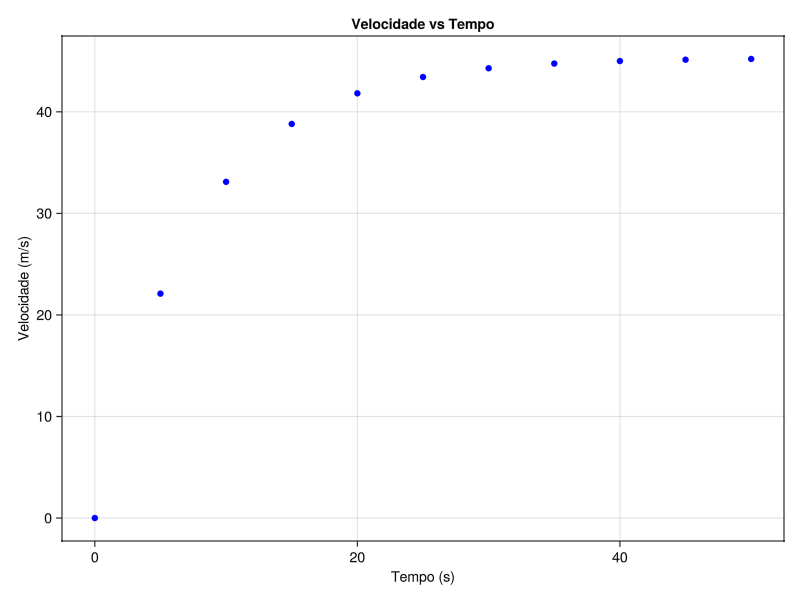

Recreate this plot in Julia.
using Printf
using GLMakie

# ----- Utilidades de formatação -----
r6(x::Real) = round(x, RoundNearestTiesAway; digits=6)
fmt(x) = @sprintf("%.6f", x)

# ----- Modelo: v'(t) = g - (c/m) v,  v(0)=0 -----
const P = (g = 9.8, c = 12.5, m = 68.0, a = 8.3, v_max = 46.0, b = 2.2)  # Corrigido aqui
parachute(u, p, t) = p.g - (p.c/p.m) * (u + p.a*(u/p.v_max)^(p.b))

u0 = 0.0
const T_MIN, T_MAX = 0.0, 200.0

# ----- Heun até um t alvo -----
"""
    heun_until_t(f, p, u0, t0, ttarget; desired_dt=0.05, print_steps=false)

Integra v'(t)=f(v,p,t) de t0 até `ttarget` com Heun.
`desired_dt` é um passo alvo; o algoritmo ajusta o `dt` para bater exatamente em `ttarget`.
Retorna `(t_final, u_final)`.
"""
function heun_until_t(f, p, u0, t0, ttarget; desired_dt=0.05, print_steps=false)
    ttarget < t0 && error("ttarget deve ser >= t0")
    ttarget == t0 && return (t0, u0)

    nsteps = max(1, ceil(Int, (ttarget - t0)/desired_dt))
    dt = (ttarget - t0)/nsteps

    t, y = t0, u0
    if print_steps
        println("Heun: dt=$(fmt(dt)) em $nsteps passos")
        println("passo |   t_(n+1)   |   v_(n+1)")
        println("──────────────────────────────────────")
    end

    # Armazenar os valores para plotar depois
    t_values = [t]
    v_values = [y]

    for k in 1:nsteps
        f1 = f(y, p, t)
        y_pred = y + dt*f1
        f2 = f(y_pred, p, t + dt)
        y += (dt/2) * (f1 + f2)
        t += dt
        push!(t_values, t)
        push!(v_values, y)
        print_steps && println(@sprintf("%4d | %11s | %11s", k, fmt(t), fmt(y)))
    end
    return t_values, v_values
end

function main()
    println("Queda com arrasto linear: v'(t) = g - (c/m) v,  v(0)=0")
    println("Parâmetros: g=$(P.g), c=$(P.c), m=$(P.m), a=$(P.a), b=$(P.b)")
    println("Intervalo permitido: [$(T_MIN), $(T_MAX)] s")
    print("Informe um t dentro desse intervalo para aproximar v(t): ")
    t_str = readline()
    print("Informe a largura do passo para simulação: ")
    desired_dt = readline()
    target_dt = tryparse(Float64, strip(desired_dt))
    t_target = tryparse(Float64, strip(t_str))
    t_target === nothing && return println("Valor inválido.")

    if !(T_MIN <= t_target <= T_MAX)
        println("t fora do intervalo [$(T_MIN), $(T_MAX)].")
        return
    end

    # Executando o método de Heun
    t_values, v_values = heun_until_t(parachute, P, u0, T_MIN, t_target; desired_dt=target_dt, print_steps=true)

    # Plotando os resultados
    fig = Figure(resolution = (800, 600))
    ax = Axis(fig[1, 1], title = "Velocidade vs Tempo", xlabel = "Tempo (s)", ylabel = "Velocidade (m/s)")
    plot!(ax, t_values, v_values, label = "Solução Numérica (Heun)", color = :blue)
    
    # Salvando a figura
    save("ex4.png", fig)
    
    # Mostrando o gráfico
    display(fig)
end

main()
